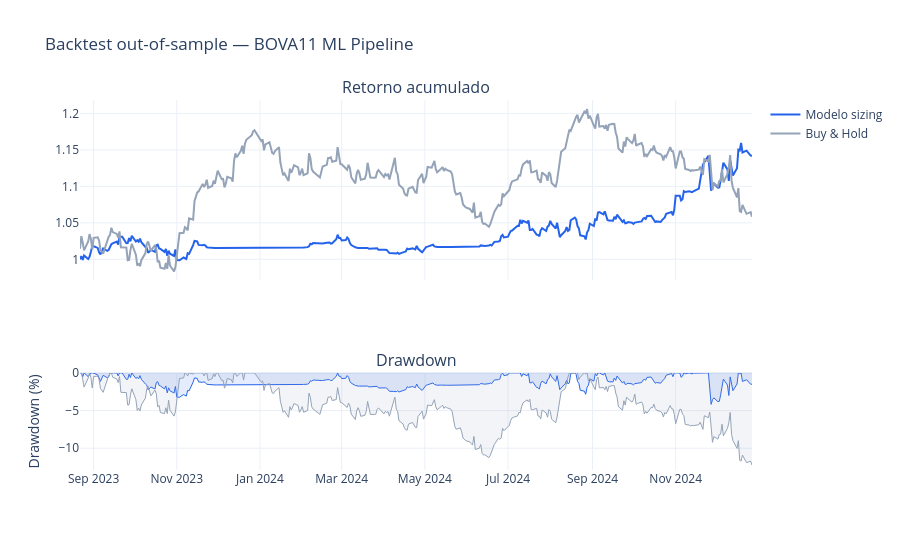

Here is the notebook cell this chart was saved with:
### Markdown cell above
## 5. Drawdown ao longo do tempo

### Code cell
def calc_drawdown(cum):
    return cum / cum.cummax() - 1

fig = make_subplots(rows=2, cols=1, shared_xaxes=True,
                    row_heights=[0.65, 0.35],
                    subplot_titles=['Retorno acumulado', 'Drawdown'])

for nome, col, cor in [('Modelo sizing', 'cum_sizing', '#2563eb'),
                        ('Buy & Hold',   'cum_bnh',    '#94a3b8')]:
    fig.add_trace(go.Scatter(x=df_test.index, y=df_test[col],
                             name=nome, line=dict(color=cor)), row=1, col=1)
    dd = calc_drawdown(df_test[col])
    fig.add_trace(go.Scatter(x=df_test.index, y=dd * 100,
                             name=f'DD {nome}', showlegend=False,
                             fill='tozeroy',
                             fillcolor='rgba(37,99,235,0.12)' if 'sizing' in nome else 'rgba(148,163,184,0.12)',
                             line=dict(color=cor, width=1)), row=2, col=1)

fig.update_layout(height=550, template='plotly_white',
                  title='Backtest out-of-sample — BOVA11 ML Pipeline')
fig.update_yaxes(title_text='Drawdown (%)', row=2, col=1)
fig.show()

### Figure 1 — Plotly figure (JSON) as saved in the notebook; plotly's stock layout.template omitted (floating-point values rounded to 4 significant figures; data arrays with more than 128 entries replaced by an {"elided": "..."} marker saying what was removed)
{"data": [{"line": {"color": "#2563eb"}, "name": "Modelo sizing", "type": "scatter", "x": {"elided": "338 str values"}, "xaxis": "x", "y": {"elided": "338 float values"}, "yaxis": "y"}, {"fill": "tozeroy", "fillcolor": "rgba(37,99,235,0.12)", "line": {"color": "#2563eb", "width": 1}, "name": "DD Modelo sizing", "showlegend": false, "type": "scatter", "x": {"elided": "338 str values"}, "xaxis": "x2", "y": {"elided": "338 float values"}, "yaxis": "y2"}, {"line": {"color": "#94a3b8"}, "name": "Buy & Hold", "type": "scatter", "x": {"elided": "338 str values"}, "xaxis": "x", "y": {"elided": "338 float values"}, "yaxis": "y"}, {"fill": "tozeroy", "fillcolor": "rgba(148,163,184,0.12)", "line": {"color": "#94a3b8", "width": 1}, "name": "DD Buy & Hold", "showlegend": false, "type": "scatter", "x": {"elided": "338 str values"}, "xaxis": "x2", "y": {"elided": "338 float values"}, "yaxis": "y2"}], "layout": {"annotations": [{"font": {"size": 16}, "showarrow": false, "text": "Retorno acumulado", "x": 0.5, "xanchor": "center", "xref": "paper", "y": 1, "yanchor": "bottom", "yref": "paper"}, {"font": {"size": 16}, "showarrow": false, "text": "Drawdown", "x": 0.5, "xanchor": "center", "xref": "paper", "y": 0.2625, "yanchor": "bottom", "yref": "paper"}], "height": 550, "title": {"text": "Backtest out-of-sample — BOVA11 ML Pipeline"}, "xaxis": {"anchor": "y", "domain": [0, 1], "matches": "x2", "showticklabels": false}, "xaxis2": {"anchor": "y2", "domain": [0, 1]}, "yaxis": {"anchor": "x", "domain": [0.5125, 1]}, "yaxis2": {"anchor": "x2", "domain": [0, 0.2625], "title": {"text": "Drawdown (%)"}}}}
